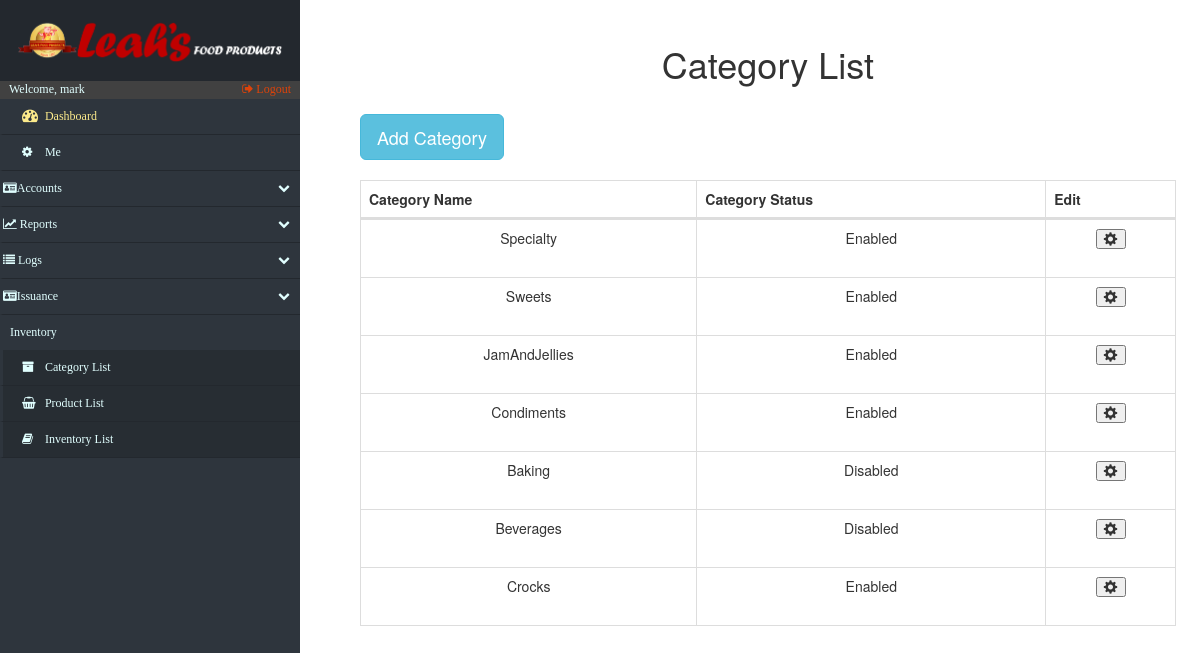
Page /categories.php (signed in) on the earlier database version.
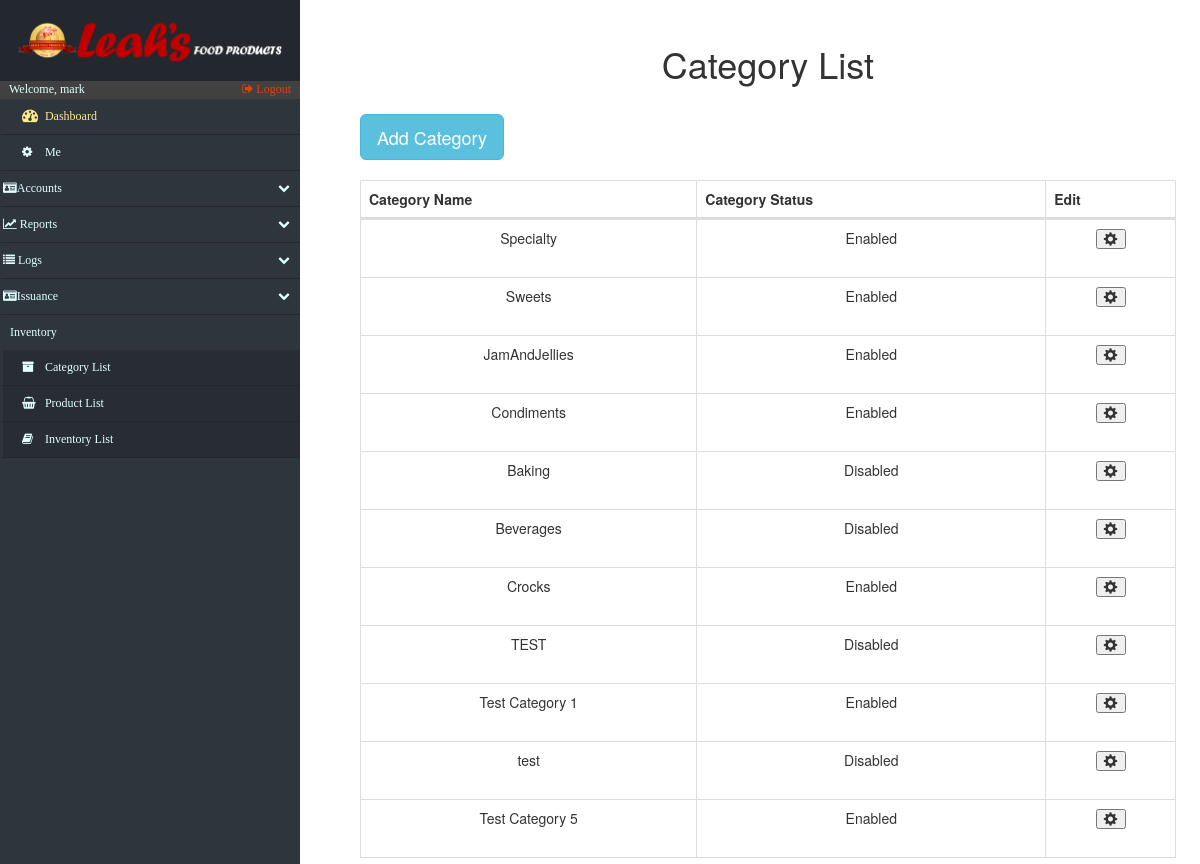
Same page on the later database version.
### tables this page shows
CREATE TABLE IF NOT EXISTS `category_list` (
  `category_id` int(15) NOT NULL AUTO_INCREMENT,
  `category_name` varchar(100) NOT NULL,
  `category_status` varchar(10) DEFAULT NULL,
  PRIMARY KEY (`category_id`)
);

### categories.php (the view, shortened to what this page needs)
<!DOCTYPE html>
<html lang="en">
<head>
    <?php include('fragments/config.php') ?>
    <link rel="stylesheet" href="https://maxcdn.bootstrapcdn.com/bootstrap/3.3.7/css/bootstrap.min.css">
    <link href="src/css/datatables.css" rel="stylesheet">
    <link href="//maxcdn.bootstrapcdn.com/font-awesome/4.2.0/css/font-awesome.min.css" rel="stylesheet">
    <link href="src/css/sidebar.css" rel="stylesheet">
    <link href="src/css/custom.css" rel="stylesheet">
</head>
<body>
    <div class="nav-side-menu">
        <div class="brand">
            <div class="brandtext"></div>
        </div>
        <div class="user_info">
            <span>Welcome, <?php
                echo $_SESSION['username'];
                ?>
            </span>
            <a href="fragments/logout.php">
                <i class="fa fa-sign-out" aria-hidden="true"></i> Logout
            </a>
        </div>
        <div class="menu-list">
            <ul id="menu-content" class="menu-content collapse out">
                <li>
                    <a id="dashboard_txt" href="index.php">
                        <i class="fa fa-dashboard fa-lg"></i> Dashboard
                    </a>
                </li>
                 <li><a href="settings.php"><i class="fa fa-cog"></i> Me</a></li>
                <li data-toggle="collapse" data-target="#accounts" class="collapsed">
                    <i class="fa fa-id-card" aria-hidden="true"></i>Accounts <span class="arrow"></span>
                </li>
                <li data-toggle="collapse" data-target="#reports" class="collapsed">
                    <i class="fa fa-line-chart" aria-hidden="true"></i> Reports <span class="arrow"></span>
                </li>
                <li data-toggle="collapse" data-target="#issue" class="collapsed">
                    <i class="fa fa-list" aria-hidden="true"></i> Logs <span class="arrow"></span>
                </li>
                 <li data-toggle="collapse" data-target="#issuance" class="collapsed">
                    <i class="fa fa-id-card" aria-hidden="true"></i>Issuance<span class="arrow"></span>
                </li>
                <div class="sub-menu_nct">
                    <span class="sub-menu">Inventory
                    </span>
                </div>
                <li class="sub-menu_nc">
                    <a class="sub-menu_nc" href="categories.php">
                        <i class="fa fa-archive"> </i> Category List
                    </a>
                </li>
                <li class="sub-menu_nc">
                    <a class="sub-menu_nc" href="products.php">
                        <i class="fa fa-shopping-basket"> </i> Product List
                    </a>
                </li>
                <li class="sub-menu_nc">
                    <a href="inventory.php">
                        <i class="fa fa-book"> </i> Inventory List
                    </a>
                </li>
            </ul>
        </div>
    </div>
    <div id="page-content-wrapper">
        <div class="containers">
            <table class="table table-striped table-bordered">
                <h1 align="center">Category List</h1>
            </table>
            <?php
							$retrieve = ("SELECT * FROM category_list");
							$results = mysqli_query($db, $retrieve);
						?>
                <table class="table table-striped table-bordered">
                    <button type="button" class="btn btn-info btn-lg" data-toggle="modal" data-target="#myModal">Add Category</button>
                </table>
                <div id="mainContainer">
                    <table id="datatables" class="table table-hover table-bordered dataTable" cellspacing="0" width="100%" role="grid" aria-describedby="myTable_info" style="width: 100%;">
                        <thead>
                            <tr>
                                <th>Category Name</th>
                                <th>Category Status</th>
                                <th>Edit</th>
                            </tr>
                        </thead>
                        <tbody>
                            <?php
							foreach ($results as $data):
						?>
                                <tr>
										<?php
											$individual_category_id=$data["category_id"];
                                        ?>
                                    <td data-title="category_name">
                                        <?php
                                        $passCatName = $data["category_name"];
                                        echo $passCatName;
                                        ?>
                                    </td>
                                    <td data-title="category_status">
                                        <?php echo $data["category_status"]; ?>
                                    </td>
									<td data-title="edit">
                                        <table class="table table-striped table-bordered">
                                            <button type="button" class="glyphicon glyphicon-cog" onclick="refresh()" data-toggle="modal" aria-hidden="true" data-target="#<?php echo $individual_category_id;?>"></button>
                                        </table>
                                    </td>
                                </tr>
                                <?php
							endforeach;
						?>
                        </tbody>
                    </table>
                </div>
        </div>
    </div>
</body>
</html>

### src/css/datatables.css (style rules this page uses)
table.dataTable { clear: both; width: auto; text-align: center; margin-top: 6px !important; margin-bottom: 6px !important; max-width: none !important; border-collapse: separate !important }
table.dataTable td, table.dataTable th { -webkit-box-sizing: content-box; box-sizing: content-box }
table.table-bordered.dataTable th, table.table-bordered.dataTable td { border-left-width: 0 }
table.table-bordered.dataTable th:last-child, table.table-bordered.dataTable th:last-child, table.table-bordered.dataTable td:last-child, table.table-bordered.dataTable td:last-child { border-right-width: 0 }
table.table-bordered.dataTable tbody th, table.table-bordered.dataTable tbody td { border-bottom-width: 0 }

### src/css/sidebar.css (style rules this page uses)
.nav-side-menu { overflow: hidden; font-family: verdana; font-size: 12px; font-weight: 200; background-color: #2e353d; position: fixed; top: 0px; width: 300px; height: 100%; color: #e1ffff; }
.nav-side-menu .brand { background-color: #23282e; line-height: 50px; display: block; text-align: center; font-size: 14px; }
.nav-side-menu ul, .nav-side-menu li { list-style: none; padding: 0px; margin: 0px; line-height: 35px; cursor: pointer; }
.nav-side-menu li { padding-left: 0px; border-left: 3px solid #2e353d; border-bottom: 1px solid #23282e; }
.nav-side-menu li a { text-decoration: none; color: #e1ffff; }
.nav-side-menu li a i { padding-left: 10px; width: 20px; padding-right: 20px; }
@media (min-width: 800px) { .nav-side-menu .menu-list .menu-content { display: block; } }
body { margin: 0px; padding: 0px; }
#dashboard_txt { color: #fcea8b; }
.sub-menu_nc { background-color: #272d33; }
.sub-menu_nct { padding-left: 10px; }
.nav-side-menu .brand .brandtext { padding: 4%; content: url(../img/LeahsTextAlter.PNG); width: 100%; text-align: center; }
.user_info { background-color: #414141; }
.user_info a { float: right; padding-right: 3%; color: #dd430a; }
.user_info span { padding-left: 3% }
.sub-menu_nc a { display: block; }
.menu-content > li a { display: inline-block; width: 100%; }
#menu-content li a { padding-left: 3%; }

### src/css/custom.css (style rules this page uses)
.containers { padding: 0px; margin: 0px; margin-top:2%; float: right; width: 79%; padding-right: 5%; }
@media (max-width: 1600px) { .containers { width: 75%; padding-right: 4%; } }
@media (max-width: 1400px) { .containers { width: 73%; padding-right 3%;: } }
@media (max-width: 1260px) { .containers { width: 70%; padding-right: 2%; } }

Differences in the rows shown:
added category_list: category_name "TEST", category_status "Disabled"
added category_list: category_name "Test Category 1", category_status "Enabled"
added category_list: category_name "test", category_status "Disabled"
added category_list: category_name "Test Category 5", category_status "Enabled"
